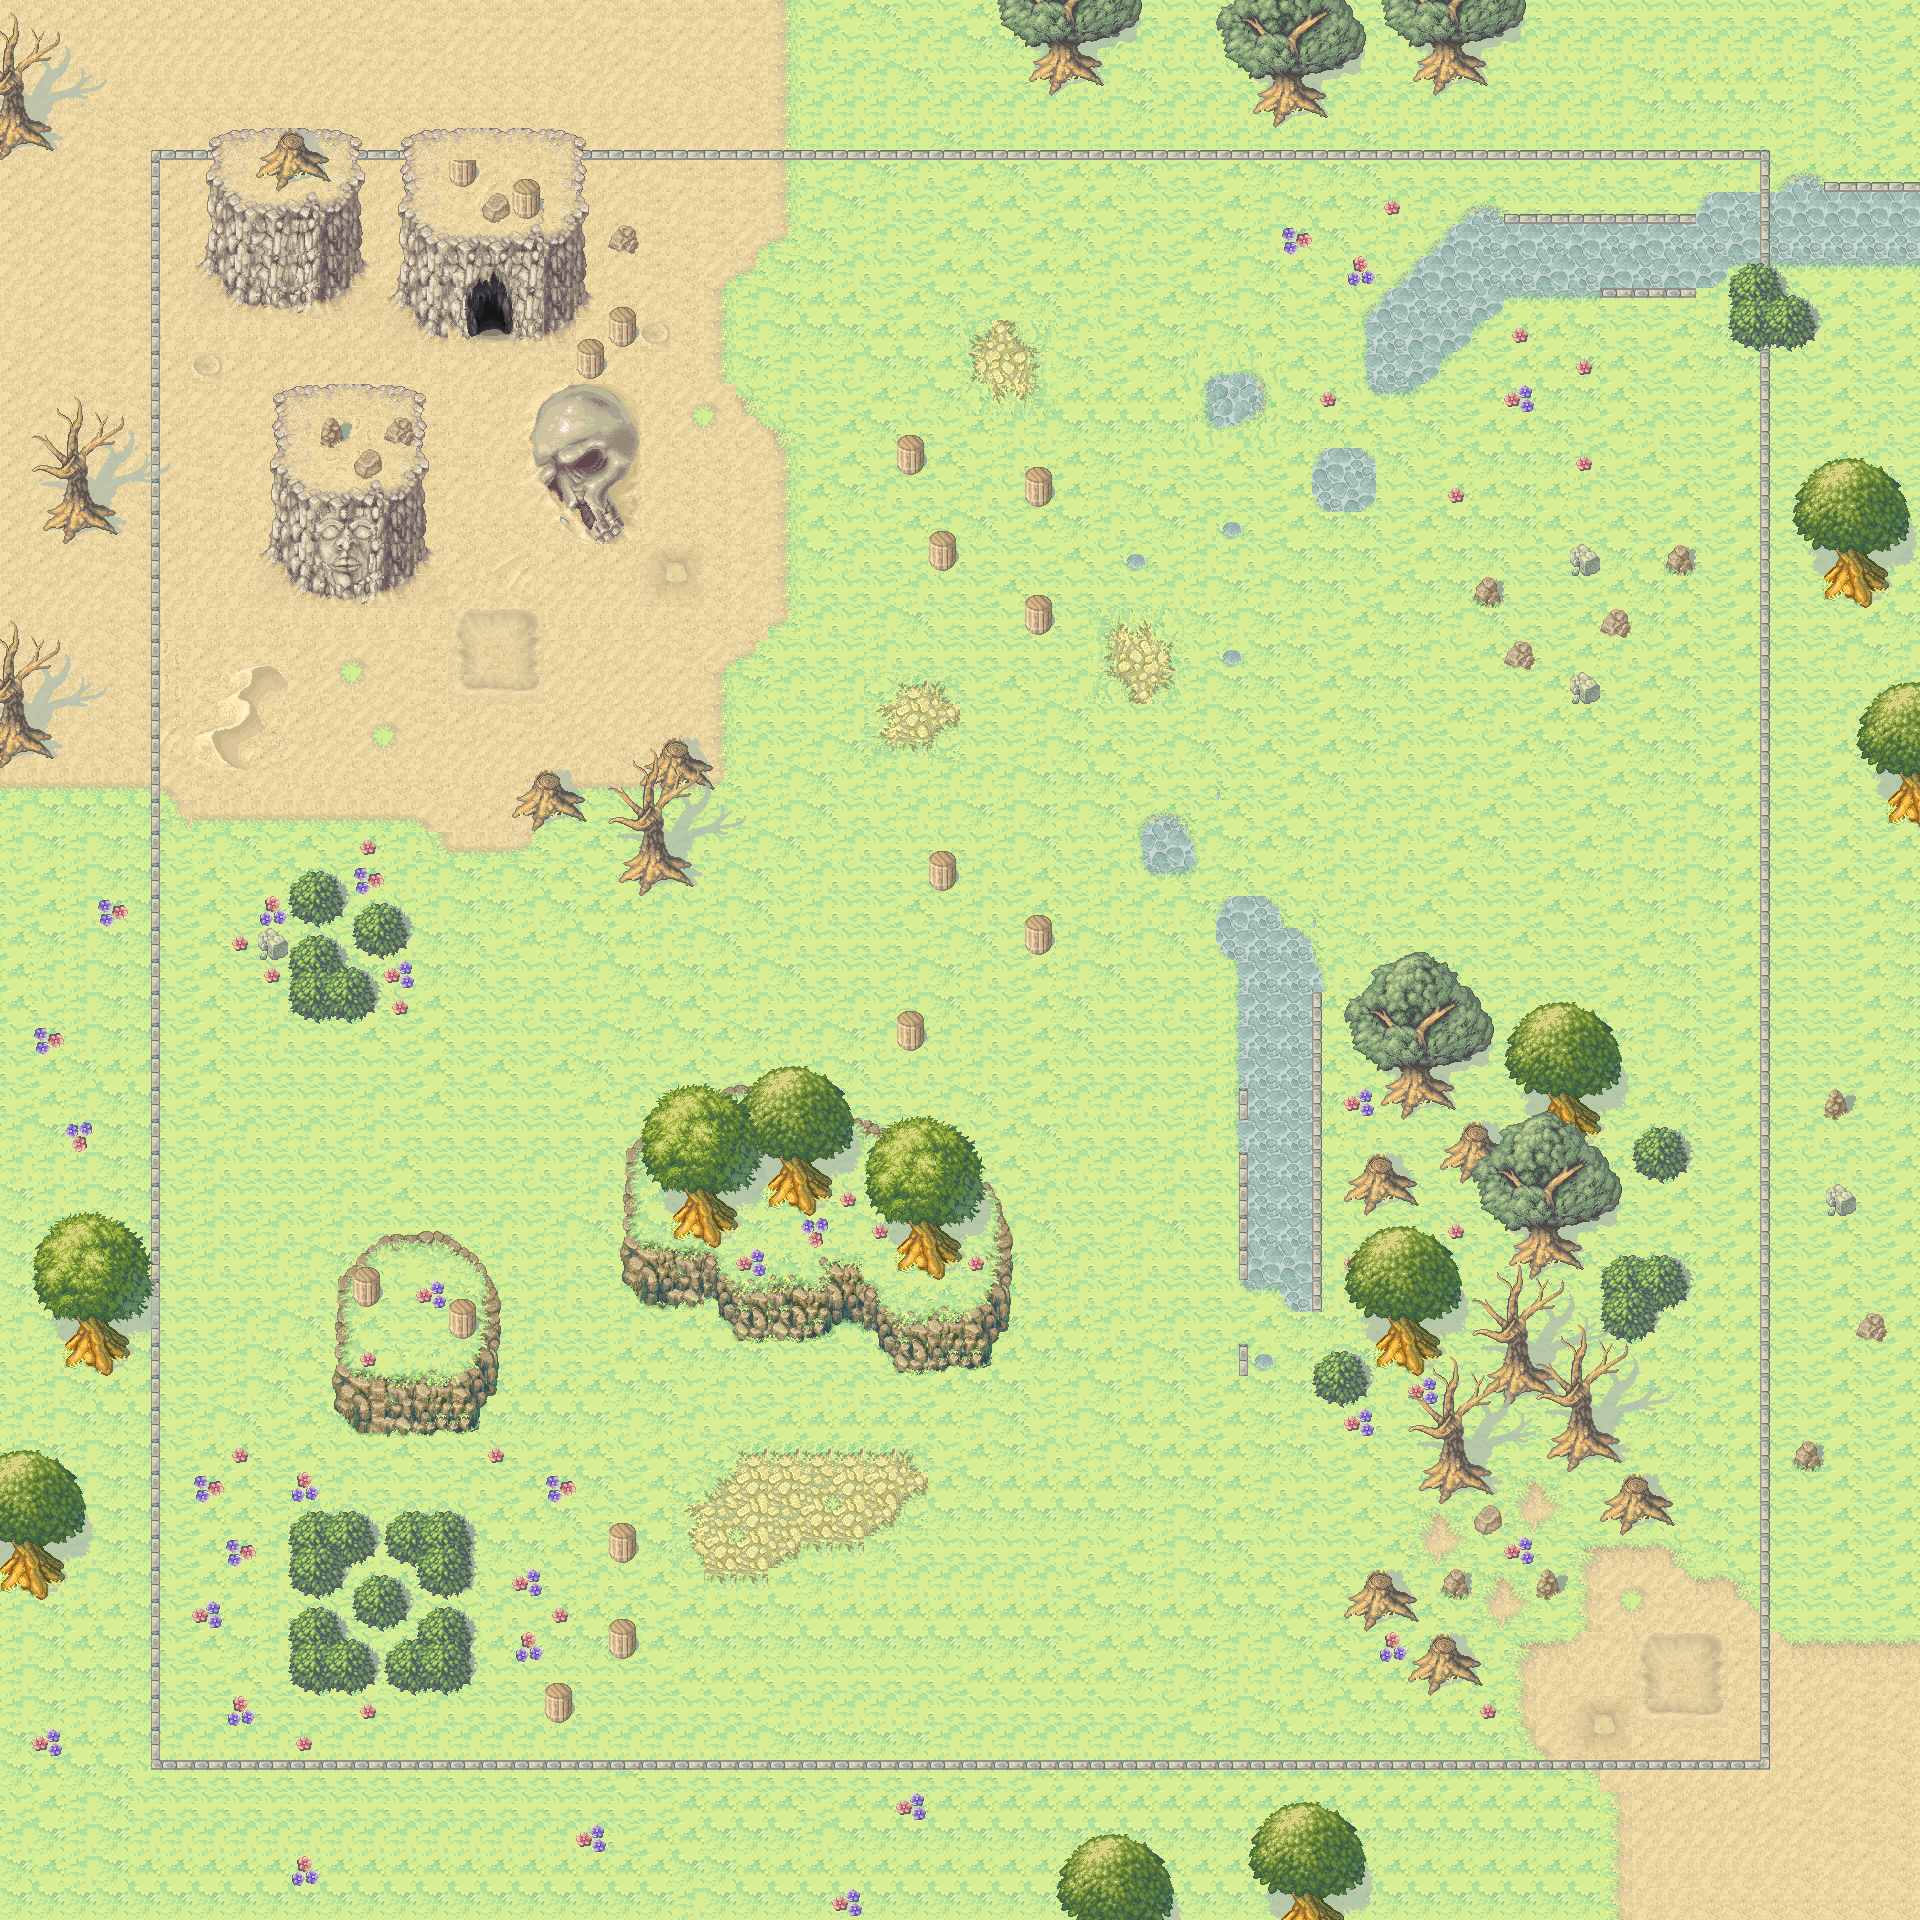

Tiled map render using the project's own tile images. Description and the map definition, with tile-layer contents summarised, below:
An orthogonal 60x60 tile map with 32x32 px tiles, 10 tile layers (Grass, Streets , Flowers, Walls, ...), 5 tilesets and 66 objects.

<map version="1.0" orientation="orthogonal" renderorder="right-down" width="60" height="60" tilewidth="32" tileheight="32" nextobjectid="149">
 <tileset firstgid="1" name="ground_tiles" tilewidth="32" tileheight="32" tilecount="441" columns="21">
  <image source="ground_tiles.png" width="672" height="701" />
 </tileset>
 <tileset firstgid="442" name="cliff_tiles" tilewidth="32" tileheight="32" tilecount="240" columns="15">
  <image source="Cliff_tileset.png" width="503" height="518" />
 </tileset>
 <tileset firstgid="682" name="desert_tiles" tilewidth="32" tileheight="32" tilecount="252" columns="18">
  <image source="desert_1_0_7.png" width="594" height="450" />
 </tileset>
 <tileset firstgid="934" name="object_tiles" tilewidth="32" tileheight="32" tilecount="84" columns="14">
  <image source="object- layer.png" width="477" height="219" />
 </tileset>
 <tileset firstgid="1018" name="tree_tiles" tilewidth="32" tileheight="32" tilecount="126" columns="21">
  <image source="treesv6_0.png" width="672" height="192" />
 </tileset>
 <layer name="Grass" width="60" height="60">
  <data>[3600 cells, 502 non-empty, 36 distinct tile ids]</data>
 </layer>
 <layer name="Streets " width="60" height="60">
  <data>[3600 cells, 2446 non-empty, 63 distinct tile ids]</data>
 </layer>
 <layer name="Flowers" width="60" height="60">
  <data>[3600 cells, 388 non-empty, 76 distinct tile ids]</data>
 </layer>
 <layer name="Walls" width="60" height="60">
  <data>[3600 cells, 25 non-empty, 4 distinct tile ids]</data>
 </layer>
 <layer name="Sand" width="60" height="60">
  <data>[3600 cells, 229 non-empty, 72 distinct tile ids]</data>
 </layer>
 <layer name="Cliffs" width="60" height="60">
  <data>[3600 cells, 260 non-empty, 162 distinct tile ids]</data>
 </layer>
 <layer name="Trees lower" width="60" height="60">
  <data>[3600 cells, 143 non-empty, 92 distinct tile ids]</data>
 </layer>
 <layer name="Trees upper" width="60" height="60">
  <data>[3600 cells, 217 non-empty, 119 distinct tile ids]</data>
 </layer>
 <layer name="Border" width="60" height="60">
  <data>[3600 cells, 1104 non-empty, 47 distinct tile ids]</data>
 </layer>
 <layer name="treesborder" width="60" height="60">
  <data>[3600 cells, 224 non-empty, 94 distinct tile ids]</data>
 </layer>
 <objectgroup name="Collision">
  <object id="9" x="1309.69" y="991.318" width="12.7603" height="319.587" />
  <object id="10" x="1236.5" y="1087.73" width="12.7603" height="33.9307" />
  <object id="11" x="1236.5" y="1150.95" width="12.7603" height="130.793" />
  <object id="12" x="1236.5" y="1340.91" width="12.7603" height="36.8308" />
  <object id="14" x="1700.75" y="284.66" width="12.7603" height="101.581" rotation="90" />
  <object id="17" x="1476.84" y="579.478" width="22.1231" height="21.6848" />
  <object id="22" x="1729.07" y="257.355" width="31.5944" height="94.4159" />
  <object id="26" x="607.098" y="227.944" width="31.5944" height="25.0021" />
  <object id="27" x="255.885" y="927.45" width="31.5944" height="30.1249" />
  <object id="29" x="1471.89" y="1503.33" width="31.5944" height="30.1249" />
  <object id="30" x="1439.33" y="1567.53" width="31.5944" height="30.1249" />
  <object id="31" x="1534.23" y="1566.6" width="31.5944" height="30.1249" />
  <object id="38" x="350.733" y="896.416" width="61.4068" height="60.4764" />
  <object id="39" x="287.466" y="865.713" width="61.4068" height="60.4764" />
  <object id="52" x="606.194" y="1517.9" width="31.3914" height="48.1063" />
  <object id="54" x="606.23" y="1612.71" width="31.3914" height="48.1063" />
  <object id="55" x="542.541" y="1677.1" width="31.3914" height="48.1063" />
  <object id="67" x="342.927" y="1273.31" width="142.857" height="144.003" />
  <object id="71" x="862.204" y="1152.65" width="103.681" height="202.799" />
  <object id="74" x="631.493" y="1152.65" width="85.4866" height="144.281" />
  <object id="75" x="708.437" y="1152.92" width="158.893" height="165.744" />
  <object id="76" x="278.467" y="439.991" width="137.631" height="138.127" />
  <object id="77" x="408.826" y="161.164" width="168.115" height="164.341" />
  <object id="79" x="217.491" y="159.127" width="131.157" height="135.02" />
  <object id="81" x="576.376" y="342.927" width="23.6562" height="33.101" />
  <object id="83" x="543.275" y="395.192" width="80.1394" height="137.631" />
  <object id="84" x="288.15" y="928.13" width="95.8432" height="93.6894" />
  <object id="86" x="300.445" y="1520.98" width="160.508" height="157.164" />
  <object id="103" x="1398.68" y="1077.12" width="34.8432" height="32.3609" />
  <object id="107" x="1598.93" y="1246.62" width="95.6542" height="65.3687" />
  <object id="108" x="1598.23" y="1298.38" width="66.2774" height="44.0059" />
  <object id="109" x="1696.59" y="211.997" width="12.7603" height="196.811" rotation="90" />
  <object id="110" x="1457.91" y="1142.08" width="34.8432" height="32.3609" />
  <object id="111" x="1548.5" y="1103.75" width="34.8432" height="32.3609" />
  <object id="112" x="1642.58" y="1136.85" width="34.8432" height="32.3609" />
  <object id="113" x="1527.6" y="1237.9" width="34.8432" height="32.3609" />
  <object id="114" x="1362.09" y="1169.95" width="34.8432" height="32.3609" />
  <object id="115" x="1389.97" y="1330.23" width="34.8432" height="32.3609" />
  <object id="116" x="1323.76" y="1365.07" width="34.8432" height="32.3609" />
  <object id="117" x="1499.72" y="1361.59" width="34.8432" height="32.3609" />
  <object id="118" x="1433.52" y="1459.15" width="34.8432" height="32.3609" />
  <object id="119" x="1564.18" y="1429.53" width="34.8432" height="32.3609" />
  <object id="120" x="1618.19" y="1490.51" width="34.8432" height="32.3609" />
  <object id="121" x="1363.83" y="1588.07" width="34.8432" height="32.3609" />
  <object id="122" x="1428.29" y="1652.53" width="34.8432" height="32.3609" />
  <object id="123" x="531.08" y="786.677" width="34.8432" height="32.3609" />
  <object id="124" x="661.742" y="753.576" width="34.8432" height="32.3609" />
  <object id="125" x="637.352" y="851.137" width="34.8432" height="32.3609" />
  <object id="126" x="609.844" y="310.697" width="23.6562" height="33.101" />
  <object id="128" x="897.301" y="439.617" width="23.6562" height="33.101" />
  <object id="129" x="930.402" y="533.693" width="23.6562" height="33.101" />
  <object id="131" x="1024.48" y="469.233" width="23.6562" height="33.101" />
  <object id="132" x="1026.22" y="598.153" width="23.6562" height="33.101" />
  <object id="133" x="928.66" y="854.251" width="23.6562" height="33.101" />
  <object id="134" x="1026.22" y="920.453" width="23.6562" height="33.101" />
  <object id="135" x="897.301" y="1014.53" width="23.6562" height="33.101" />
  <object id="137" x="964.204" y="1197.21" width="25.0891" height="131.495" />
  <object id="138" x="1508.5" y="645.654" width="22.1231" height="21.6848" />
  <object id="139" x="1572.07" y="676.743" width="22.1231" height="21.6848" />
  <object id="140" x="1573" y="548.211" width="22.1231" height="21.6848" />
  <object id="141" x="1604.56" y="612.245" width="22.1231" height="21.6848" />
  <object id="142" x="1668.59" y="548.675" width="22.1231" height="21.6848" />
  <object id="144" x="1750.05" y="-6.67133" width="179.518" height="1934.18" />
  <object id="145" x="-12.3558" y="1749.92" width="1958.4" height="177.594" />
  <object id="146" x="-22.6524" y="-28.8303" width="187.755" height="1956.34" />
  <object id="148" x="-26.771" y="-4.61202" width="1956.34" height="169.357" />
 </objectgroup>
</map>
